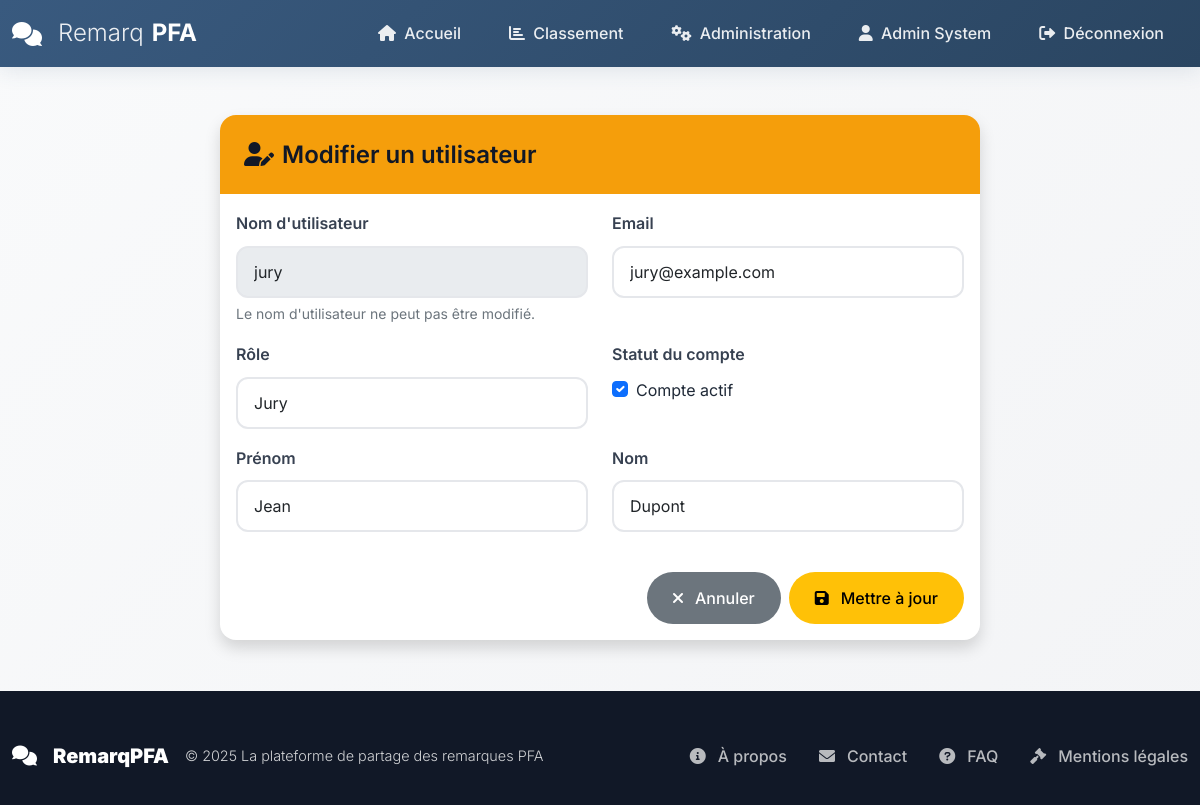
Page /admin/users/2/edit (signed in) on the committed database.
### models.py (models this page shows, shortened)
class User(UserMixin, db.Model):
    __tablename__ = 'users'
    id = db.Column(db.Integer, primary_key=True)
    username = db.Column(db.String(80), unique=True, nullable=False, index=True)
    email = db.Column(db.String(120), unique=True, nullable=False, index=True)
    password_hash = db.Column(db.String(255), nullable=False)
    first_name = db.Column(db.String(50), nullable=True)
    last_name = db.Column(db.String(50), nullable=True)
    role = db.Column(db.String(20), nullable=False, default='student')
    is_active = db.Column(db.Boolean, default=True)
    created_at = db.Column(db.DateTime, default=datetime.utcnow)
    updated_at = db.Column(db.DateTime, default=datetime.utcnow, onupdate=datetime.utcnow)
    comments_as_jury = db.relationship('Comment',
                                      foreign_keys='Comment.jury_id',
                                      backref='jury_user',
                                      lazy='dynamic')
    comments_as_student = db.relationship('Comment',
                                         foreign_keys='Comment.student_id',
                                         backref='student_user',
                                         lazy='dynamic')
    pfa_projects = db.relationship('PFAProject',
                                  foreign_keys='PFAProject.student_id',
                                  backref='project_student',
                                  lazy='dynamic')
    project_comments = db.relationship('ProjectComment',
                                      foreign_keys='ProjectComment.user_id',
                                      backref='comment_author',
                                      lazy='dynamic')
    notifications = db.relationship('Notification',
                                   foreign_keys='Notification.user_id',
                                   backref='notification_user',
                                   lazy='dynamic')
    def get_full_name(self):
        if self.first_name and self.last_name:
            return f"{self.first_name} {self.last_name}"
        return self.username

### routes/admin.py (the view, shortened to what this page needs)
@admin_bp.route('/users/<int:user_id>/edit', methods=['GET', 'POST'])
@login_required
def edit_user(user_id):
    if current_user.role != 'admin':
        flash('Accès non autorisé.', 'danger')
        return redirect(url_for('public.home'))
    user = User.query.get_or_404(user_id)
    return render_template('admin/edit_user.html', user=user)

### templates/admin/edit_user.html (shortened to what this page needs)
{% extends "base.html" %}
{% block content %}
<div class="container py-4">
    <div class="row justify-content-center">
        <div class="col-md-8">
            <div class="card shadow">
                <div class="card-header bg-warning text-dark">
                    <h4 class="card-title mb-0">
                        <i class="fas fa-user-edit me-2"></i>Modifier un utilisateur
                    </h4>
                </div>
                <div class="card-body">
                    <form method="POST" class="needs-validation" novalidate>
                        <div class="row">
                            <div class="col-md-6 mb-3">
                                <label for="username" class="form-label">Nom d'utilisateur</label>
                                <input type="text" class="form-control" id="username" name="username"
                                       value="{{ user.username }}" readonly>
                                <div class="form-text">Le nom d'utilisateur ne peut pas être modifié.</div>
                            </div>
                            <div class="col-md-6 mb-3">
                                <label for="email" class="form-label">Email</label>
                                <input type="email" class="form-control" id="email" name="email"
                                       value="{{ user.email }}" required>
                            </div>
                        </div>
                        <div class="row">
                            <div class="col-md-6 mb-3">
                                <label for="role" class="form-label">Rôle</label>
                                <select class="form-select" id="role" name="role" required>
                                    <option value="jury" {% if user.role == 'jury' %}selected{% endif %}>Jury</option>
                                </select>
                            </div>
                            <div class="col-md-6 mb-3">
                                <label for="is_active" class="form-label">Statut du compte</label>
                                <div class="form-check">
                                    <input type="checkbox" class="form-check-input" id="is_active" name="is_active"
                                           {% if user.is_active %}checked{% endif %}>
                                    <label class="form-check-label" for="is_active">
                                        Compte actif
                                    </label>
                                </div>
                            </div>
                        </div>
                        <div class="row">
                            <div class="col-md-6 mb-3">
                                <label for="first_name" class="form-label">Prénom</label>
                                <input type="text" class="form-control" id="first_name" name="first_name"
                                       value="{{ user.first_name or '' }}">
                            </div>
                            <div class="col-md-6 mb-3">
                                <label for="last_name" class="form-label">Nom</label>
                                <input type="text" class="form-control" id="last_name" name="last_name"
                                       value="{{ user.last_name or '' }}">
                            </div>
                        </div>
                        <div class="d-grid gap-2 d-md-flex justify-content-md-end mt-4">
                            <a href="{{ url_for('admin.dashboard') }}" class="btn btn-secondary">
                                <i class="fas fa-times me-1"></i>Annuler
                            </a>
                            <button type="submit" class="btn btn-warning">
                                <i class="fas fa-save me-1"></i>Mettre à jour
                            </button>
                        </div>
                    </form>
                </div>
            </div>
        </div>
    </div>
</div>
{% endblock content %}

### templates/base.html (shortened to what this page needs)
<!DOCTYPE html>
<html lang="fr">
<head>
    <link href="https://cdn.jsdelivr.net/npm/bootstrap@5.1.3/dist/css/bootstrap.min.css" rel="stylesheet">
    <link href="https://cdnjs.cloudflare.com/ajax/libs/font-awesome/6.0.0/css/all.min.css" rel="stylesheet">
    <link href="{{ url_for('static', filename='css/main.css') }}" rel="stylesheet">
    <link href="{{ url_for('static', filename='css/modern.css') }}" rel="stylesheet">
</head>
<body>
    <nav class="navbar navbar-expand-lg navbar-dark sticky-top" id="mainNav">
        <div class="container">
            <a class="navbar-brand" href="{{ url_for('public.home') }}">
                <i class="fas fa-comments me-2"></i>
                <span>Remarq</span><strong>PFA</strong>
            </a>
            <div class="collapse navbar-collapse" id="navbarNav">
                <div class="navbar-nav ms-auto">
                    <a class="nav-link" href="{{ url_for('public.home') }}" title="Accueil">
                        <i class="fas fa-home me-1"></i> Accueil
                    </a>
                    <a class="nav-link" href="{{ url_for('public.ranking') }}" title="Classement">
                        <i class="fas fa-chart-bar me-1"></i> Classement
                    </a>
                    {% if current_user.is_authenticated %}
                        {% if current_user.role == 'student' %}
                            <a class="nav-link" href="{{ url_for('student.dashboard') }}" title="Tableau de bord">
                                <i class="fas fa-tachometer-alt me-1"></i> Tableau de bord
                            </a>
                            <a class="nav-link" href="{{ url_for('student_projects.my_projects') }}" title="Mes projets">
                                <i class="fas fa-project-diagram me-1"></i> Mes projets
                            </a>
                        {% elif current_user.role == 'admin' %}
                            <a class="nav-link" href="{{ url_for('admin.dashboard') }}" title="Administration">
                                <i class="fas fa-cogs me-1"></i> Administration
                            </a>
                        {% endif %}
                        <a class="nav-link" href="{{ url_for('auth.profile') }}" title="Profil">
                            <i class="fas fa-user me-1"></i> {{ current_user.get_full_name() }}
                        </a>
                        <a class="nav-link" href="{{ url_for('auth.logout') }}" title="Déconnexion">
                            <i class="fas fa-sign-out-alt me-1"></i> Déconnexion
                        </a>
                    {% endif %}
                </div>
            </div>
        </div>
    </nav>
    <main class="flex-shrink-0">
        <div class="container mt-4">
            {% block content %}{% endblock content %}
        </div>
    </main>
    <footer class="footer mt-auto">
        <div class="container">
            <div class="footer-content">
                <div class="footer-brand">
                    <i class="fas fa-comments me-2"></i>
                    <strong>RemarqPFA</strong>
                    <span class="ms-2">© {{ current_year }} La plateforme de partage des remarques PFA</span>
                </div>
                <ul class="footer-links">
                    <li><a href="{{ url_for('public.about') }}" title="À propos"><i class="fas fa-info-circle me-1"></i>À propos</a></li>
                    <li><a href="{{ url_for('public.contact') }}" title="Contact"><i class="fas fa-envelope me-1"></i>Contact</a></li>
                    <li><a href="{{ url_for('public.faq') }}" title="FAQ"><i class="fas fa-question-circle me-1"></i>FAQ</a></li>
                    <li><a href="#" title="Mentions légales"><i class="fas fa-gavel me-1"></i>Mentions légales</a></li>
                </ul>
            </div>
        </div>
    </footer>
</body>
</html>

### static/css/main.css (style rules this page uses)
:root { --primary: #395A7F; --primary-dark: #2A4561; --primary-light: #4A76A3; --primary-soft: #E8EFF7; --primary-transparent: rgba(57, 90, 127, 0.1); --gray-50: #F9FAFB; --gray-100: #F3F4F6; --gray-200: #E5E7EB; --gray-300: #D1D5DB; --gray-400: #9CA3AF; --gray-500: #6B7280; --gray-600: #4B5563; --gray-700: #374151; --gray-800: #1F2937; --gray-900: #111827; --success: #10B981; --success-dark: #059669; --success-light: #D1FAE5; --warning: #F59E0B; --warning-dark: #D97706; --warning-light: #FEF3C7; --danger: #EF4444; --danger-dark: #DC2626; --danger-light: #FEE2E2; --info: #3B82F6; --info-dark: #2563EB; --info-light: #DBEAFE; --gradient-primary: linear-gradient(135deg, var(--primary) 0%, var(--primary-dark) 100%); --gradient-gray: linear-gradient(135deg, var(--gray-100) 0%, var(--gray-200) 100%); --gradient-success: linear-gradient(135deg, var(--success) 0%, var(--info) 100%); --shadow-sm: 0 2px 10px rgba(57, 90, 127, 0.08); --shadow-md: 0 4px 20px rgba(57, 90, 127, 0.12); --shadow-lg: 0 8px 40px rgba(57, 90, 127, 0.15); --shadow-primary: 0 8px 25px rgba(57, 90, 127, 0.25); --radius-sm: 8px; --radius-md: 12px; --radius-lg: 16px; --radius-xl: 20px; --radius-full: 50px; --transition-fast: 0.2s ease; --transition-normal: 0.3s ease; --transition-slow: 0.5s ease; }
* { margin: 0; padding: 0; box-sizing: border-box; }
body { font-family: 'Inter', -apple-system, BlinkMacSystemFont, 'Segoe UI', sans-serif; background: linear-gradient(135deg, var(--gray-50) 0%, var(--gray-100) 100%); color: var(--gray-800); line-height: 1.7; min-height: 100vh; font-weight: 400; }
h1, h2, h3, h4, h5, h6 { color: var(--gray-900); font-weight: 600; line-height: 1.3; margin-bottom: 0.5em; }
h4 { font-size: 1.5rem; }
#mainNav { background: var(--gradient-primary) !important; box-shadow: var(--shadow-md); backdrop-filter: blur(10px); transition: all var(--transition-normal); border-bottom: none; }
.navbar-brand { font-size: 1.5rem; font-weight: 700; color: white !important; display: flex; align-items: center; gap: 0.5rem; }
.navbar-brand span { font-weight: 300; opacity: 0.9; }
.navbar-brand strong { font-weight: 700; }
.nav-link { color: rgba(255, 255, 255, 0.9) !important; font-weight: 500; padding: 0.75rem 1.25rem !important; margin: 0 0.25rem; border-radius: var(--radius-full); transition: all var(--transition-normal); position: relative; overflow: hidden; }
.nav-link::before { content: ''; position: absolute; top: 0; left: -100%; width: 100%; height: 100%; background: rgba(255, 255, 255, 0.15); transition: left var(--transition-normal); z-index: -1; }
.card { border: none; border-radius: var(--radius-lg); box-shadow: var(--shadow-sm); transition: all var(--transition-normal); background: white; overflow: hidden; }
.card-header { background: var(--gradient-primary); color: white; border: none; padding: 1.5rem; font-weight: 600; }
.btn { border-radius: var(--radius-full); font-weight: 500; padding: 0.75rem 1.5rem; transition: all var(--transition-normal); border: 2px solid transparent; display: inline-flex; align-items: center; gap: 0.5rem; }
.bg-warning { background: var(--warning) !important; }
.form-control, .form-select { border-radius: var(--radius-md); border: 2px solid var(--gray-200); padding: 0.75rem 1rem; transition: all var(--transition-normal); background: white; }
.form-label { font-weight: 600; color: var(--gray-700); margin-bottom: 0.5rem; }
.footer { background: var(--gray-900); color: white; padding: 3rem 0 2rem; margin-top: auto; }
.footer-content { display: flex; justify-content: space-between; align-items: center; flex-wrap: wrap; gap: 2rem; }
.footer-brand { font-size: 1.25rem; font-weight: 700; color: white; display: flex; align-items: center; gap: 0.5rem; }
.footer-brand span { font-weight: 300; opacity: 0.8; font-size: 0.9rem; }
.footer-links { display: flex; list-style: none; margin: 0; padding: 0; gap: 2rem; }
.footer-links a { color: rgba(255, 255, 255, 0.7); text-decoration: none; transition: all var(--transition-normal); font-weight: 500; display: flex; align-items: center; gap: 0.5rem; }

### rows in the picture
User: get_full_name "Admin System"
User: username "jury", email "jury@example.com", role "Jury", is_active "☑", first_name "Jean", last_name "Dupont"
